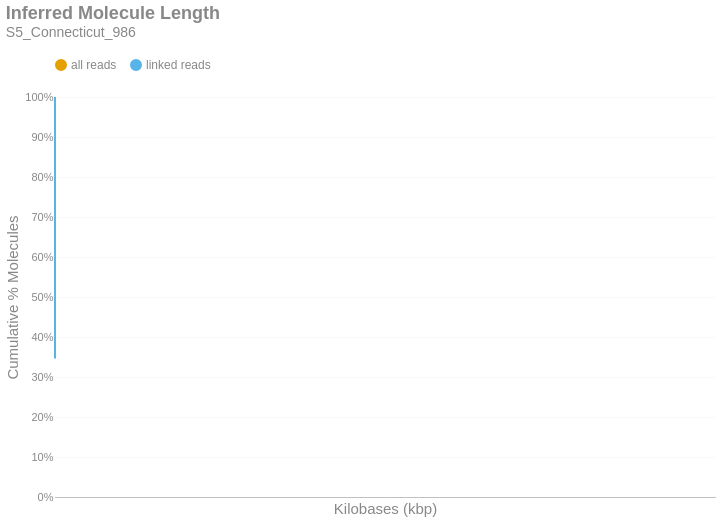

The code cell stored with this chart in its notebook:
### Markdown cell above
### Inferred Molecule Length
This is the cumulative frequency distribution of molecule lengths inferred from the first and last alignment positions along a contig for all alignments associated with a single linked-read barcode on a given contig.There are two distributions: one with `all` the alignments (yellow) and another with only `linked reads` (blue). The percent of molecules in the `linked reads` distribution is relative to the total number of linked molecules.

### Code cell
if SKIPLR:
    print_html(f"Skipped")
else:
    binned_df = consolidated_hist(valids['length_inferred']/1000, mask, 10, True)
    binned_df = binned_df.with_columns(
        pl.when(pl.col('bin').cast(pl.Utf8) == '0').then(pl.lit('1')).otherwise(pl.col('bin').cast(pl.Utf8)).alias('bin')
    )
    with SafeRender(binned_df):
        (
            density_plot(binned_df, 'Inferred Molecule Length', samplename, 'inferredlen')
            .transform_calculate(bin_kb='datum.bin / 1000')
            .encode(
                x=alt.X('bin_kb:Q', title="Kilobases (kbp)").scale(type='log', padding=0).axis(labelAngle=-40),
                y=alt.Y('value:Q', title='Cumulative % Molecules')
                    .axis(format='%')
                    .stack(False)
                    .scale(domainMin=0, domainMax=1,padding=0),
                color=alt.Color("key:N").scale(domain = ["all reads", "linked reads"]),
                tooltip = [
                    alt.Tooltip("key:N", title = "Data Type"),
                    alt.Tooltip("range_label:N", title="Kilobases"),
                    alt.Tooltip("value:Q", format = ".2%", title="% Molecules (Cum.)")
                ]
            )
        ).display()

### Figure 1 — Vega-Lite specification as saved in the notebook (floating-point values rounded to 4 significant figures; data arrays with more than 128 entries replaced by an {"elided": "..."} marker saying what was removed)
{"width": "container", "height": 400, "config": {"title": {"anchor": "start", "dy": -15, "fontSize": 18, "color": "#888888", "subtitleColor": "#888888", "subtitleFontSize": 14}, "arc": {"fill": "#0072B2"}, "axis": {"domainColor": "#888888", "domainWidth": 0.5, "gridWidth": 0.2, "grid": false, "titleFontWeight": 400, "titleFontSize": 15, "labelFontSize": 11, "labelColor": "#888888", "tickColor": "#888888", "tickWidth": 0.2, "titleColor": "#888888"}, "axisBand": {"grid": false}, "axisX": {"grid": true, "tickSize": 10, "domainCap": "round"}, "axisY": {"domain": false, "grid": true, "tickSize": 0, "domainCap": "round"}, "background": "transparent", "header": {"labelFontSize": 15, "labelColor": "#888888", "titleFontSize": 15, "titleFontWeight": 600, "titleColor": "#888888"}, "legend": {"labelFont": "sans-serif", "labelFontSize": 12, "labelColor": "#888888", "symbolSize": 100, "symbolType": "circle", "titleFontSize": 12, "titlePadding": 10, "titleColor": "#888888", "title": null, "orient": "top"}, "range": {"category": ["#E69F00", "#56B4E9", "#009E73", "#F0E442", "#0072B2", "#D55E00", "#CC79A7", "#000000"], "diverging": ["#cfe8f3", "#a2d4ec", "#73bfe2", "#46abdb", "#1696d2", "#12719e"]}, "area": {"fill": "#0072B2", "fillOpacity": 0.7, "line": true, "strokeOpacity": 0.7}, "line": {"color": "#0072B2", "stroke": "#0072B2", "strokeWidth": 2}, "trail": {"color": "#0072B2", "stroke": "#0072B2", "strokeWidth": 0, "size": 1}, "point": {"filled": true, "fillOpacity": 1.0, "size": 95}, "text": {"color": "#888888", "fontSize": 11, "align": "right", "fontWeight": 400, "size": 11}, "bar": {"fill": "#0072B2", "stroke": null}, "view": {"stroke": null, "continuousWidth": 660, "continuousHeight": 400}}, "data": {"name": "data-c57ed9edd17a40d8bb782c679e734e46"}, "mark": {"type": "line", "interpolate": "monotone", "point": {"opacity": 0, "size": 275}}, "encoding": {"color": {"field": "key", "scale": {"domain": ["all reads", "linked reads"]}, "type": "nominal"}, "tooltip": [{"field": "key", "title": "Data Type", "type": "nominal"}, {"field": "range_label", "title": "Kilobases", "type": "nominal"}, {"field": "value", "format": ".2%", "title": "% Molecules (Cum.)", "type": "quantitative"}], "x": {"axis": {"labelAngle": -40}, "field": "bin_kb", "scale": {"type": "log", "padding": 0}, "title": "Kilobases (kbp)", "type": "quantitative"}, "y": {"axis": {"format": "%"}, "field": "value", "scale": {"domainMin": 0, "domainMax": 1, "padding": 0}, "stack": false, "title": "Cumulative % Molecules", "type": "quantitative"}}, "params": [{"name": "param_c36ac31b6afebe62", "select": {"type": "point", "fields": ["key"]}, "bind": "legend"}], "title": {"text": "Inferred Molecule Length", "subtitle": "S5_Connecticut_986"}, "transform": [{"fold": ["all reads (cumsum)", "linked reads (cumsum)"]}, {"calculate": "replace(datum.key, ' (cumsum)', '')", "as": "key"}, {"filter": {"param": "param_c36ac31b6afebe62"}}, {"calculate": "datum.bin / 1000", "as": "bin_kb"}], "usermeta": {"embedOptions": {"downloadFileName": "S5_Connecticut_986.inferredlen"}}, "$schema": "https://vega.github.io/schema/vega-lite/v6.1.0.json", "datasets": {"data-c57ed9edd17a40d8bb782c679e734e46": {"elided": "785 records"}}}
